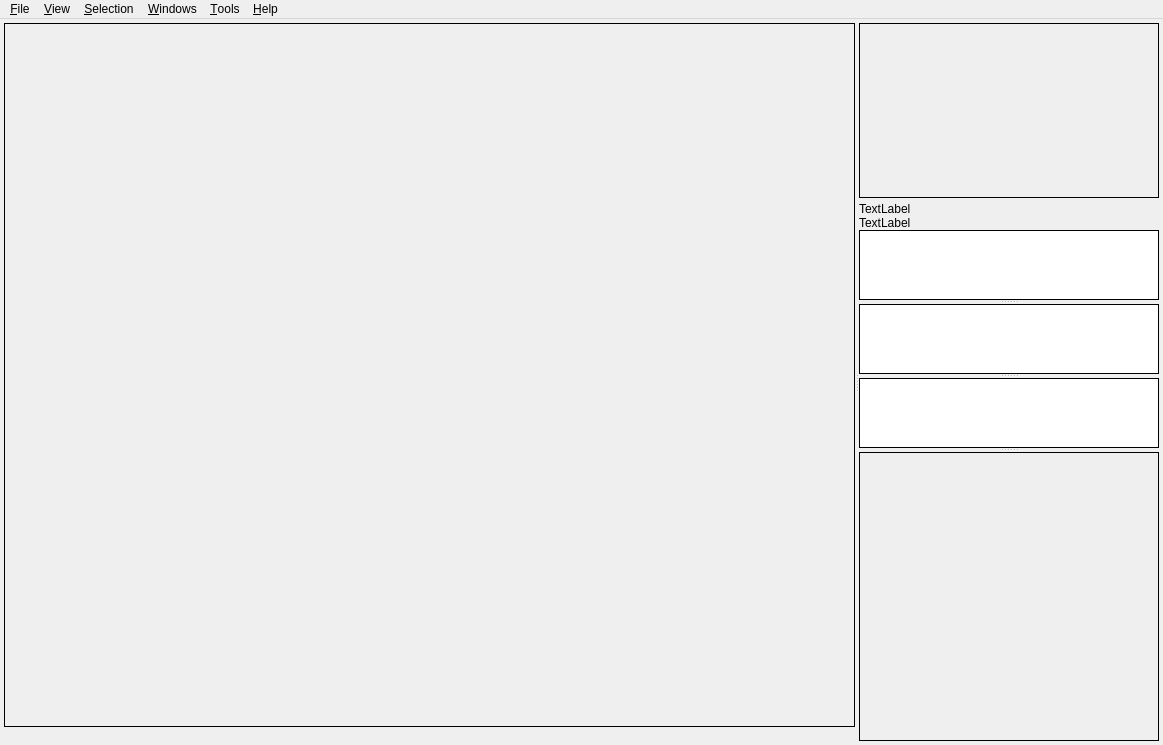
<?xml version="1.0" encoding="UTF-8"?>
<ui version="4.0">
 <class>SaisieQtWindow</class>
 <widget class="QMainWindow" name="SaisieQtWindow">
  <property name="geometry">
   <rect>
    <x>0</x>
    <y>0</y>
    <width>1163</width>
    <height>745</height>
   </rect>
  </property>
  <property name="acceptDrops">
   <bool>true</bool>
  </property>
  <property name="windowTitle">
   <string>Micmac selection tool</string>
  </property>
  <property name="windowIcon">
   <iconset resource="../icones/icones.qrc">
    <normaloff>:/MM/Icons/images/icon_32.png</normaloff>:/MM/Icons/images/icon_32.png</iconset>
  </property>
  <property name="styleSheet">
   <string notr="true"/>
  </property>
  <property name="tabShape">
   <enum>QTabWidget::Triangular</enum>
  </property>
  <widget class="QWidget" name="centralWidget">
   <layout class="QHBoxLayout" name="horizontalLayout">
    <property name="leftMargin">
     <number>4</number>
    </property>
    <property name="topMargin">
     <number>4</number>
    </property>
    <property name="rightMargin">
     <number>4</number>
    </property>
    <property name="bottomMargin">
     <number>4</number>
    </property>
    <item>
     <widget class="QSplitter" name="splitter_GLWid_Tools">
      <property name="sizePolicy">
       <sizepolicy hsizetype="Expanding" vsizetype="Preferred">
        <horstretch>0</horstretch>
        <verstretch>0</verstretch>
       </sizepolicy>
      </property>
      <property name="lineWidth">
       <number>1</number>
      </property>
      <property name="orientation">
       <enum>Qt::Horizontal</enum>
      </property>
      <property name="opaqueResize">
       <bool>false</bool>
      </property>
      <property name="childrenCollapsible">
       <bool>true</bool>
      </property>
      <widget class="QFrame" name="frame_GLWidgets">
       <property name="sizePolicy">
        <sizepolicy hsizetype="Preferred" vsizetype="Preferred">
         <horstretch>1</horstretch>
         <verstretch>0</verstretch>
        </sizepolicy>
       </property>
       <property name="frameShape">
        <enum>QFrame::NoFrame</enum>
       </property>
       <property name="frameShadow">
        <enum>QFrame::Raised</enum>
       </property>
       <layout class="QVBoxLayout" name="verticalLayout_3">
        <property name="spacing">
         <number>0</number>
        </property>
        <property name="leftMargin">
         <number>0</number>
        </property>
        <property name="topMargin">
         <number>0</number>
        </property>
        <property name="rightMargin">
         <number>0</number>
        </property>
        <property name="bottomMargin">
         <number>0</number>
        </property>
        <item>
         <widget class="QFrame" name="QFrame_OpenglLayout">
          <property name="sizePolicy">
           <sizepolicy hsizetype="Preferred" vsizetype="Preferred">
            <horstretch>0</horstretch>
            <verstretch>0</verstretch>
           </sizepolicy>
          </property>
          <property name="acceptDrops">
           <bool>true</bool>
          </property>
          <property name="styleSheet">
           <string notr="true"/>
          </property>
          <property name="frameShape">
           <enum>QFrame::Box</enum>
          </property>
          <property name="lineWidth">
           <number>1</number>
          </property>
          <property name="midLineWidth">
           <number>0</number>
          </property>
         </widget>
        </item>
        <item>
         <widget class="QLabel" name="label_ImagePosition_2">
          <property name="sizePolicy">
           <sizepolicy hsizetype="Minimum" vsizetype="Fixed">
            <horstretch>0</horstretch>
            <verstretch>0</verstretch>
           </sizepolicy>
          </property>
          <property name="minimumSize">
           <size>
            <width>150</width>
            <height>0</height>
           </size>
          </property>
          <property name="text">
           <string/>
          </property>
         </widget>
        </item>
       </layout>
      </widget>
      <widget class="QSplitter" name="splitter_Tools">
       <property name="sizePolicy">
        <sizepolicy hsizetype="Preferred" vsizetype="Preferred">
         <horstretch>0</horstretch>
         <verstretch>0</verstretch>
        </sizepolicy>
       </property>
       <property name="midLineWidth">
        <number>0</number>
       </property>
       <property name="orientation">
        <enum>Qt::Vertical</enum>
       </property>
       <property name="opaqueResize">
        <bool>false</bool>
       </property>
       <widget class="QFrame" name="QFrame_Tools">
        <property name="sizePolicy">
         <sizepolicy hsizetype="Preferred" vsizetype="Preferred">
          <horstretch>0</horstretch>
          <verstretch>1</verstretch>
         </sizepolicy>
        </property>
        <property name="frameShape">
         <enum>QFrame::NoFrame</enum>
        </property>
        <property name="frameShadow">
         <enum>QFrame::Raised</enum>
        </property>
        <layout class="QVBoxLayout" name="verticalLayout_4" stretch="1,3">
         <property name="spacing">
          <number>2</number>
         </property>
         <property name="leftMargin">
          <number>0</number>
         </property>
         <property name="topMargin">
          <number>0</number>
         </property>
         <property name="rightMargin">
          <number>0</number>
         </property>
         <property name="bottomMargin">
          <number>0</number>
         </property>
         <item>
          <widget class="QFrame" name="QFrame_zoom">
           <property name="sizePolicy">
            <sizepolicy hsizetype="Preferred" vsizetype="Preferred">
             <horstretch>0</horstretch>
             <verstretch>1</verstretch>
            </sizepolicy>
           </property>
           <property name="minimumSize">
            <size>
             <width>300</width>
             <height>175</height>
            </size>
           </property>
           <property name="maximumSize">
            <size>
             <width>16777215</width>
             <height>16777215</height>
            </size>
           </property>
           <property name="baseSize">
            <size>
             <width>0</width>
             <height>0</height>
            </size>
           </property>
           <property name="frameShape">
            <enum>QFrame::Box</enum>
           </property>
           <property name="frameShadow">
            <enum>QFrame::Plain</enum>
           </property>
          </widget>
         </item>
         <item>
          <widget class="QFrame" name="frame">
           <property name="sizePolicy">
            <sizepolicy hsizetype="Preferred" vsizetype="Preferred">
             <horstretch>0</horstretch>
             <verstretch>2</verstretch>
            </sizepolicy>
           </property>
           <property name="frameShape">
            <enum>QFrame::NoFrame</enum>
           </property>
           <property name="frameShadow">
            <enum>QFrame::Plain</enum>
           </property>
           <layout class="QVBoxLayout" name="verticalLayout" stretch="0,0,0">
            <property name="spacing">
             <number>0</number>
            </property>
            <property name="leftMargin">
             <number>0</number>
            </property>
            <property name="topMargin">
             <number>2</number>
            </property>
            <property name="rightMargin">
             <number>0</number>
            </property>
            <property name="bottomMargin">
             <number>0</number>
            </property>
            <item>
             <widget class="QLabel" name="label_ImageName">
              <property name="sizePolicy">
               <sizepolicy hsizetype="Minimum" vsizetype="Fixed">
                <horstretch>0</horstretch>
                <verstretch>1</verstretch>
               </sizepolicy>
              </property>
              <property name="minimumSize">
               <size>
                <width>100</width>
                <height>0</height>
               </size>
              </property>
              <property name="frameShape">
               <enum>QFrame::NoFrame</enum>
              </property>
              <property name="text">
               <string>TextLabel</string>
              </property>
              <property name="textFormat">
               <enum>Qt::AutoText</enum>
              </property>
              <property name="wordWrap">
               <bool>false</bool>
              </property>
             </widget>
            </item>
            <item>
             <widget class="QLabel" name="label_ImagePosition_1">
              <property name="sizePolicy">
               <sizepolicy hsizetype="Minimum" vsizetype="Fixed">
                <horstretch>0</horstretch>
                <verstretch>1</verstretch>
               </sizepolicy>
              </property>
              <property name="minimumSize">
               <size>
                <width>100</width>
                <height>0</height>
               </size>
              </property>
              <property name="text">
               <string>TextLabel</string>
              </property>
              <property name="wordWrap">
               <bool>false</bool>
              </property>
             </widget>
            </item>
            <item>
             <widget class="QSplitter" name="splitter">
              <property name="sizePolicy">
               <sizepolicy hsizetype="Preferred" vsizetype="Preferred">
                <horstretch>0</horstretch>
                <verstretch>1</verstretch>
               </sizepolicy>
              </property>
              <property name="orientation">
               <enum>Qt::Vertical</enum>
              </property>
              <widget class="QTableView" name="tableView_Objects">
               <property name="sizePolicy">
                <sizepolicy hsizetype="Preferred" vsizetype="Preferred">
                 <horstretch>0</horstretch>
                 <verstretch>0</verstretch>
                </sizepolicy>
               </property>
               <property name="minimumSize">
                <size>
                 <width>0</width>
                 <height>0</height>
                </size>
               </property>
               <property name="frameShape">
                <enum>QFrame::Box</enum>
               </property>
               <property name="frameShadow">
                <enum>QFrame::Plain</enum>
               </property>
               <attribute name="horizontalHeaderStretchLastSection">
                <bool>true</bool>
               </attribute>
               <attribute name="verticalHeaderVisible">
                <bool>false</bool>
               </attribute>
              </widget>
              <widget class="QTableView" name="tableView_PG">
               <property name="sizePolicy">
                <sizepolicy hsizetype="Preferred" vsizetype="Preferred">
                 <horstretch>0</horstretch>
                 <verstretch>0</verstretch>
                </sizepolicy>
               </property>
               <property name="mouseTracking">
                <bool>false</bool>
               </property>
               <property name="frameShape">
                <enum>QFrame::Box</enum>
               </property>
               <property name="frameShadow">
                <enum>QFrame::Plain</enum>
               </property>
               <property name="gridStyle">
                <enum>Qt::SolidLine</enum>
               </property>
               <attribute name="horizontalHeaderStretchLastSection">
                <bool>true</bool>
               </attribute>
               <attribute name="verticalHeaderVisible">
                <bool>false</bool>
               </attribute>
              </widget>
              <widget class="QTableView" name="tableView_Images">
               <property name="sizePolicy">
                <sizepolicy hsizetype="Preferred" vsizetype="Preferred">
                 <horstretch>0</horstretch>
                 <verstretch>0</verstretch>
                </sizepolicy>
               </property>
               <property name="frameShape">
                <enum>QFrame::Box</enum>
               </property>
               <property name="frameShadow">
                <enum>QFrame::Plain</enum>
               </property>
               <attribute name="horizontalHeaderStretchLastSection">
                <bool>true</bool>
               </attribute>
               <attribute name="verticalHeaderVisible">
                <bool>false</bool>
               </attribute>
              </widget>
             </widget>
            </item>
           </layout>
          </widget>
         </item>
        </layout>
       </widget>
       <widget class="QFrame" name="frame_preview3D">
        <property name="sizePolicy">
         <sizepolicy hsizetype="Preferred" vsizetype="Preferred">
          <horstretch>0</horstretch>
          <verstretch>35</verstretch>
         </sizepolicy>
        </property>
        <property name="minimumSize">
         <size>
          <width>0</width>
          <height>0</height>
         </size>
        </property>
        <property name="frameShape">
         <enum>QFrame::Box</enum>
        </property>
        <property name="frameShadow">
         <enum>QFrame::Plain</enum>
        </property>
       </widget>
      </widget>
     </widget>
    </item>
   </layout>
  </widget>
  <widget class="QMenuBar" name="menuBar">
   <property name="enabled">
    <bool>true</bool>
   </property>
   <property name="geometry">
    <rect>
     <x>0</x>
     <y>0</y>
     <width>1163</width>
     <height>25</height>
    </rect>
   </property>
   <property name="mouseTracking">
    <bool>true</bool>
   </property>
   <property name="focusPolicy">
    <enum>Qt::NoFocus</enum>
   </property>
   <property name="contextMenuPolicy">
    <enum>Qt::DefaultContextMenu</enum>
   </property>
   <property name="acceptDrops">
    <bool>true</bool>
   </property>
   <property name="defaultUp">
    <bool>false</bool>
   </property>
   <widget class="QMenu" name="menuSelection">
    <property name="contextMenuPolicy">
     <enum>Qt::DefaultContextMenu</enum>
    </property>
    <property name="tearOffEnabled">
     <bool>false</bool>
    </property>
    <property name="title">
     <string>&amp;Selection</string>
    </property>
    <addaction name="actionToggleMode"/>
    <addaction name="actionAdd_inside"/>
    <addaction name="actionAdd_outside"/>
    <addaction name="actionRemove_inside"/>
    <addaction name="actionRemove_outside"/>
    <addaction name="actionSelectAll"/>
    <addaction name="actionSelect_none"/>
    <addaction name="actionReset"/>
    <addaction name="actionInvertSelected"/>
    <addaction name="actionUndo"/>
    <addaction name="actionRedo"/>
    <addaction name="actionConfirm_changes"/>
   </widget>
   <widget class="QMenu" name="menuFile">
    <property name="title">
     <string>&amp;File</string>
    </property>
    <addaction name="actionLoad_plys"/>
    <addaction name="actionLoad_camera"/>
    <addaction name="actionLoad_image"/>
    <addaction name="actionSettings"/>
    <addaction name="separator"/>
    <addaction name="actionSave_masks"/>
    <addaction name="actionSave_as"/>
    <addaction name="actionClose_all"/>
    <addaction name="actionExit"/>
    <addaction name="actionRecentFiles"/>
   </widget>
   <widget class="QMenu" name="menuView">
    <property name="title">
     <string>&amp;View</string>
    </property>
    <widget class="QMenu" name="menuStandard_views">
     <property name="title">
      <string>Standard views</string>
     </property>
     <addaction name="actionSetViewTop"/>
     <addaction name="actionSetViewFront"/>
     <addaction name="actionSetViewLeft"/>
     <addaction name="actionSetViewBack"/>
     <addaction name="actionSetViewRight"/>
     <addaction name="actionSetViewBottom"/>
    </widget>
    <widget class="QMenu" name="menuZoom">
     <property name="title">
      <string>&amp;Zoom</string>
     </property>
     <addaction name="actionZoom_Moins"/>
     <addaction name="actionZoom_Plus"/>
     <addaction name="actionZoom_fit"/>
     <addaction name="action4_1_400"/>
     <addaction name="action2_1_200"/>
     <addaction name="action1_1_100"/>
     <addaction name="action1_2_50"/>
     <addaction name="action1_4_25"/>
    </widget>
    <addaction name="menuStandard_views"/>
    <addaction name="menuZoom"/>
    <addaction name="actionFullScreen"/>
    <addaction name="actionShow_axis"/>
    <addaction name="actionSwitch_axis_Y_Z"/>
    <addaction name="actionShow_ball"/>
    <addaction name="actionShow_bbox"/>
    <addaction name="actionShow_grid"/>
    <addaction name="actionShow_cams"/>
    <addaction name="actionShow_messages"/>
    <addaction name="actionShow_names"/>
    <addaction name="actionShow_refuted"/>
    <addaction name="actionReset_view"/>
   </widget>
   <widget class="QMenu" name="menuHelp">
    <property name="title">
     <string>&amp;Help</string>
    </property>
    <addaction name="actionAbout"/>
    <addaction name="actionHelpShortcuts"/>
   </widget>
   <widget class="QMenu" name="menuTools">
    <property name="enabled">
     <bool>true</bool>
    </property>
    <property name="title">
     <string>&amp;Tools</string>
    </property>
    <addaction name="actionRule"/>
    <addaction name="actionWorkbench"/>
   </widget>
   <widget class="QMenu" name="menuWindows">
    <property name="title">
     <string>&amp;Windows</string>
    </property>
    <addaction name="actionShow_Zoom_window"/>
    <addaction name="actionShow_3D_view"/>
    <addaction name="actionShow_list_polygons"/>
   </widget>
   <addaction name="menuFile"/>
   <addaction name="menuView"/>
   <addaction name="menuSelection"/>
   <addaction name="menuWindows"/>
   <addaction name="menuTools"/>
   <addaction name="menuHelp"/>
  </widget>
  <action name="actionFullScreen">
   <property name="checkable">
    <bool>true</bool>
   </property>
   <property name="text">
    <string>Full screen</string>
   </property>
   <property name="shortcut">
    <string>F2</string>
   </property>
   <property name="shortcutContext">
    <enum>Qt::ApplicationShortcut</enum>
   </property>
  </action>
  <action name="actionHelpShortcuts">
   <property name="text">
    <string>Shortcuts</string>
   </property>
   <property name="toolTip">
    <string>Shortcuts</string>
   </property>
   <property name="shortcut">
    <string>F1</string>
   </property>
   <property name="shortcutContext">
    <enum>Qt::ApplicationShortcut</enum>
   </property>
  </action>
  <action name="actionSetViewFront">
   <property name="checkable">
    <bool>true</bool>
   </property>
   <property name="icon">
    <iconset>
     <normaloff>:/images/ccViewYpos.png</normaloff>:/images/ccViewYpos.png</iconset>
   </property>
   <property name="text">
    <string>Front</string>
   </property>
   <property name="shortcut">
    <string>5</string>
   </property>
   <property name="shortcutContext">
    <enum>Qt::ApplicationShortcut</enum>
   </property>
  </action>
  <action name="actionSetViewBack">
   <property name="checkable">
    <bool>true</bool>
   </property>
   <property name="icon">
    <iconset>
     <normaloff>:/images/ccViewYneg.png</normaloff>:/images/ccViewYneg.png</iconset>
   </property>
   <property name="text">
    <string>Back</string>
   </property>
   <property name="shortcut">
    <string>0</string>
   </property>
   <property name="shortcutContext">
    <enum>Qt::ApplicationShortcut</enum>
   </property>
  </action>
  <action name="actionSetViewLeft">
   <property name="checkable">
    <bool>true</bool>
   </property>
   <property name="icon">
    <iconset>
     <normaloff>:/images/ccViewXpos.png</normaloff>:/images/ccViewXpos.png</iconset>
   </property>
   <property name="text">
    <string>Left</string>
   </property>
   <property name="shortcut">
    <string>4</string>
   </property>
   <property name="shortcutContext">
    <enum>Qt::ApplicationShortcut</enum>
   </property>
  </action>
  <action name="actionSetViewRight">
   <property name="checkable">
    <bool>true</bool>
   </property>
   <property name="icon">
    <iconset>
     <normaloff>:/images/ccViewXneg.png</normaloff>:/images/ccViewXneg.png</iconset>
   </property>
   <property name="text">
    <string>Right</string>
   </property>
   <property name="shortcut">
    <string>6</string>
   </property>
   <property name="shortcutContext">
    <enum>Qt::ApplicationShortcut</enum>
   </property>
  </action>
  <action name="actionSetViewTop">
   <property name="checkable">
    <bool>true</bool>
   </property>
   <property name="icon">
    <iconset>
     <normaloff>:/images/ccViewZpos.png</normaloff>:/images/ccViewZpos.png</iconset>
   </property>
   <property name="text">
    <string>Top</string>
   </property>
   <property name="shortcut">
    <string>8</string>
   </property>
   <property name="shortcutContext">
    <enum>Qt::ApplicationShortcut</enum>
   </property>
  </action>
  <action name="actionSetViewBottom">
   <property name="checkable">
    <bool>true</bool>
   </property>
   <property name="icon">
    <iconset>
     <normaloff>:/images/ccViewZneg.png</normaloff>:/images/ccViewZneg.png</iconset>
   </property>
   <property name="text">
    <string>Bottom</string>
   </property>
   <property name="shortcut">
    <string>2</string>
   </property>
  </action>
  <action name="actionToggleMode">
   <property name="checkable">
    <bool>true</bool>
   </property>
   <property name="checked">
    <bool>false</bool>
   </property>
   <property name="text">
    <string>Points selection</string>
   </property>
   <property name="toolTip">
    <string>Toggle between Points selection mode and standard mode</string>
   </property>
   <property name="shortcut">
    <string>F9</string>
   </property>
   <property name="shortcutContext">
    <enum>Qt::WindowShortcut</enum>
   </property>
  </action>
  <action name="actionSelectAll">
   <property name="checkable">
    <bool>false</bool>
   </property>
   <property name="enabled">
    <bool>true</bool>
   </property>
   <property name="text">
    <string>Select all</string>
   </property>
   <property name="toolTip">
    <string>select all vertex</string>
   </property>
   <property name="shortcut">
    <string>Ctrl+A</string>
   </property>
   <property name="visible">
    <bool>true</bool>
   </property>
   <property name="iconVisibleInMenu">
    <bool>true</bool>
   </property>
  </action>
  <action name="actionLoad_camera">
   <property name="text">
    <string>Open cameras</string>
   </property>
   <property name="shortcut">
    <string>Ctrl+C</string>
   </property>
  </action>
  <action name="actionShow_ball">
   <property name="checkable">
    <bool>true</bool>
   </property>
   <property name="checked">
    <bool>true</bool>
   </property>
   <property name="text">
    <string>Show ball</string>
   </property>
   <property name="shortcut">
    <string>F4</string>
   </property>
  </action>
  <action name="actionShow_axis">
   <property name="checkable">
    <bool>true</bool>
   </property>
   <property name="text">
    <string>Show axis</string>
   </property>
   <property name="shortcut">
    <string>F3</string>
   </property>
  </action>
  <action name="actionShow_messages">
   <property name="checkable">
    <bool>true</bool>
   </property>
   <property name="checked">
    <bool>true</bool>
   </property>
   <property name="text">
    <string>Show messages</string>
   </property>
   <property name="shortcut">
    <string>F8</string>
   </property>
   <property name="shortcutContext">
    <enum>Qt::WindowShortcut</enum>
   </property>
   <property name="autoRepeat">
    <bool>false</bool>
   </property>
  </action>
  <action name="actionShow_cams">
   <property name="checkable">
    <bool>true</bool>
   </property>
   <property name="text">
    <string>Show cams</string>
   </property>
   <property name="shortcut">
    <string>F7</string>
   </property>
  </action>
  <action name="actionAdd_inside">
   <property name="text">
    <string>Add inside polygon to selection</string>
   </property>
   <property name="toolTip">
    <string>Add points/pixels</string>
   </property>
   <property name="shortcut">
    <string>Space</string>
   </property>
  </action>
  <action name="actionExit">
   <property name="text">
    <string>Exit</string>
   </property>
   <property name="shortcut">
    <string>Ctrl+Q</string>
   </property>
  </action>
  <action name="actionLoad_plys">
   <property name="text">
    <string>Open ply files</string>
   </property>
   <property name="shortcut">
    <string>Ctrl+P</string>
   </property>
  </action>
  <action name="actionSave_selection">
   <property name="enabled">
    <bool>false</bool>
   </property>
   <property name="text">
    <string>Save selection info</string>
   </property>
   <property name="shortcut">
    <string>Ctrl+E</string>
   </property>
  </action>
  <action name="actionClose_all">
   <property name="enabled">
    <bool>false</bool>
   </property>
   <property name="text">
    <string>Close all</string>
   </property>
   <property name="shortcut">
    <string>Ctrl+X</string>
   </property>
  </action>
  <action name="actionSelect_none">
   <property name="text">
    <string>Select none</string>
   </property>
   <property name="shortcut">
    <string>Ctrl+D</string>
   </property>
  </action>
  <action name="actionReset">
   <property name="text">
    <string>Reset selection</string>
   </property>
   <property name="shortcut">
    <string>Ctrl+R</string>
   </property>
  </action>
  <action name="actionInvertSelected">
   <property name="text">
    <string>Invert</string>
   </property>
   <property name="shortcut">
    <string>Ctrl+I</string>
   </property>
  </action>
  <action name="actionRemove_inside">
   <property name="text">
    <string>Delete inside polygon</string>
   </property>
   <property name="toolTip">
    <string>Remove</string>
   </property>
   <property name="shortcut">
    <string>Del</string>
   </property>
  </action>
  <action name="actionShow_bbox">
   <property name="checkable">
    <bool>true</bool>
   </property>
   <property name="text">
    <string>Show bounding box</string>
   </property>
   <property name="shortcut">
    <string>F5</string>
   </property>
  </action>
  <action name="actionRecentFiles">
   <property name="text">
    <string>Recent files:</string>
   </property>
   <property name="visible">
    <bool>false</bool>
   </property>
   <property name="menuRole">
    <enum>QAction::NoRole</enum>
   </property>
  </action>
  <action name="actionLoad_image">
   <property name="text">
    <string>Open image</string>
   </property>
   <property name="shortcut">
    <string>Ctrl+O</string>
   </property>
  </action>
  <action name="actionSave_masks">
   <property name="enabled">
    <bool>false</bool>
   </property>
   <property name="text">
    <string>Save mask</string>
   </property>
   <property name="shortcut">
    <string>Ctrl+S</string>
   </property>
  </action>
  <action name="actionSave_as">
   <property name="enabled">
    <bool>false</bool>
   </property>
   <property name="text">
    <string>Save as</string>
   </property>
   <property name="shortcut">
    <string>Ctrl+Shift+S</string>
   </property>
  </action>
  <action name="actionLoad_image_mask">
   <property name="text">
    <string>Open image + mask</string>
   </property>
   <property name="shortcut">
    <string>Ctrl+Shift+O</string>
   </property>
  </action>
  <action name="actionZoom_Moins">
   <property name="checkable">
    <bool>false</bool>
   </property>
   <property name="text">
    <string>Zoom -</string>
   </property>
  </action>
  <action name="actionZoom_Plus">
   <property name="checkable">
    <bool>false</bool>
   </property>
   <property name="text">
    <string>Zoom +</string>
   </property>
  </action>
  <action name="actionZoom_fit">
   <property name="checkable">
    <bool>false</bool>
   </property>
   <property name="checked">
    <bool>false</bool>
   </property>
   <property name="text">
    <string>Zoom fit</string>
   </property>
   <property name="shortcut">
    <string>9</string>
   </property>
  </action>
  <action name="action4_1_400">
   <property name="checkable">
    <bool>false</bool>
   </property>
   <property name="text">
    <string>4:1 (400%)</string>
   </property>
   <property name="shortcut">
    <string>4</string>
   </property>
  </action>
  <action name="action2_1_200">
   <property name="checkable">
    <bool>false</bool>
   </property>
   <property name="text">
    <string>2:1 (200%)</string>
   </property>
   <property name="shortcut">
    <string>2</string>
   </property>
  </action>
  <action name="action1_1_100">
   <property name="checkable">
    <bool>false</bool>
   </property>
   <property name="text">
    <string>1:1 (100%)</string>
   </property>
   <property name="shortcut">
    <string>1</string>
   </property>
  </action>
  <action name="action1_2_50">
   <property name="checkable">
    <bool>false</bool>
   </property>
   <property name="text">
    <string>1:2 (50%)</string>
   </property>
   <property name="shortcut">
    <string>Ctrl+2</string>
   </property>
  </action>
  <action name="action1_4_25">
   <property name="checkable">
    <bool>false</bool>
   </property>
   <property name="text">
    <string>1:4 (25%)</string>
   </property>
   <property name="shortcut">
    <string>Ctrl+4</string>
   </property>
  </action>
  <action name="actionReset_view">
   <property name="text">
    <string>Reset view</string>
   </property>
   <property name="shortcut">
    <string>Shift+R</string>
   </property>
  </action>
  <action name="actionUndo">
   <property name="text">
    <string>Undo</string>
   </property>
   <property name="shortcut">
    <string>Ctrl+Z</string>
   </property>
  </action>
  <action name="actionAbout">
   <property name="text">
    <string>&amp;About</string>
   </property>
  </action>
  <action name="actionRedo">
   <property name="text">
    <string>Redo</string>
   </property>
   <property name="shortcut">
    <string>Ctrl+Shift+Z</string>
   </property>
  </action>
  <action name="actionSettings">
   <property name="text">
    <string>Settings</string>
   </property>
   <property name="shortcut">
    <string>Ctrl+T</string>
   </property>
  </action>
  <action name="actionShow_names">
   <property name="checkable">
    <bool>true</bool>
   </property>
   <property name="checked">
    <bool>true</bool>
   </property>
   <property name="text">
    <string>Show names</string>
   </property>
   <property name="shortcut">
    <string>Ctrl+N</string>
   </property>
  </action>
  <action name="actionShow_refuted">
   <property name="checkable">
    <bool>true</bool>
   </property>
   <property name="checked">
    <bool>true</bool>
   </property>
   <property name="text">
    <string>Show refuted</string>
   </property>
   <property name="shortcut">
    <string>Ctrl+R</string>
   </property>
  </action>
  <action name="actionShow_grid">
   <property name="checkable">
    <bool>true</bool>
   </property>
   <property name="checked">
    <bool>true</bool>
   </property>
   <property name="text">
    <string>Show grid</string>
   </property>
   <property name="shortcut">
    <string>F6</string>
   </property>
  </action>
  <action name="actionSwitch_axis_Y_Z">
   <property name="checkable">
    <bool>true</bool>
   </property>
   <property name="text">
    <string>Switch axis Y/Z</string>
   </property>
   <property name="shortcut">
    <string>F10</string>
   </property>
  </action>
  <action name="actionRule">
   <property name="checkable">
    <bool>true</bool>
   </property>
   <property name="text">
    <string>Rule</string>
   </property>
   <property name="shortcut">
    <string>R</string>
   </property>
  </action>
  <action name="actionAdd_outside">
   <property name="text">
    <string>Add outside polygon to selection</string>
   </property>
   <property name="shortcut">
    <string>Ctrl+Space</string>
   </property>
  </action>
  <action name="actionRemove_outside">
   <property name="text">
    <string>Delete outside polygon</string>
   </property>
   <property name="shortcut">
    <string>Ctrl+Del</string>
   </property>
  </action>
  <action name="actionShow_Zoom_window">
   <property name="checkable">
    <bool>true</bool>
   </property>
   <property name="checked">
    <bool>true</bool>
   </property>
   <property name="text">
    <string>Show Zoom window</string>
   </property>
   <property name="toolTip">
    <string>Show Zoom window</string>
   </property>
  </action>
  <action name="actionShow_3D_view">
   <property name="checkable">
    <bool>true</bool>
   </property>
   <property name="checked">
    <bool>true</bool>
   </property>
   <property name="text">
    <string>Show 3D view</string>
   </property>
  </action>
  <action name="actionShow_list_polygons">
   <property name="checkable">
    <bool>true</bool>
   </property>
   <property name="text">
    <string>Show polygons list</string>
   </property>
   <property name="shortcut">
    <string>V</string>
   </property>
  </action>
  <action name="actionConfirm_changes">
   <property name="text">
    <string>Confirm changes</string>
   </property>
   <property name="shortcut">
    <string>Return</string>
   </property>
  </action>
  <action name="actionWorkbench">
   <property name="checkable">
    <bool>true</bool>
   </property>
   <property name="text">
    <string>Workbench</string>
   </property>
   <property name="shortcut">
    <string>B</string>
   </property>
  </action>
 </widget>
 <layoutdefault spacing="6" margin="11"/>
 <resources>
  <include location="../icones/icones.qrc"/>
 </resources>
 <connections>
  <connection>
   <sender>actionExit</sender>
   <signal>triggered()</signal>
   <receiver>SaisieQtWindow</receiver>
   <slot>close()</slot>
   <hints>
    <hint type="sourcelabel">
     <x>-1</x>
     <y>-1</y>
    </hint>
    <hint type="destinationlabel">
     <x>399</x>
     <y>299</y>
    </hint>
   </hints>
  </connection>
 </connections>
</ui>
